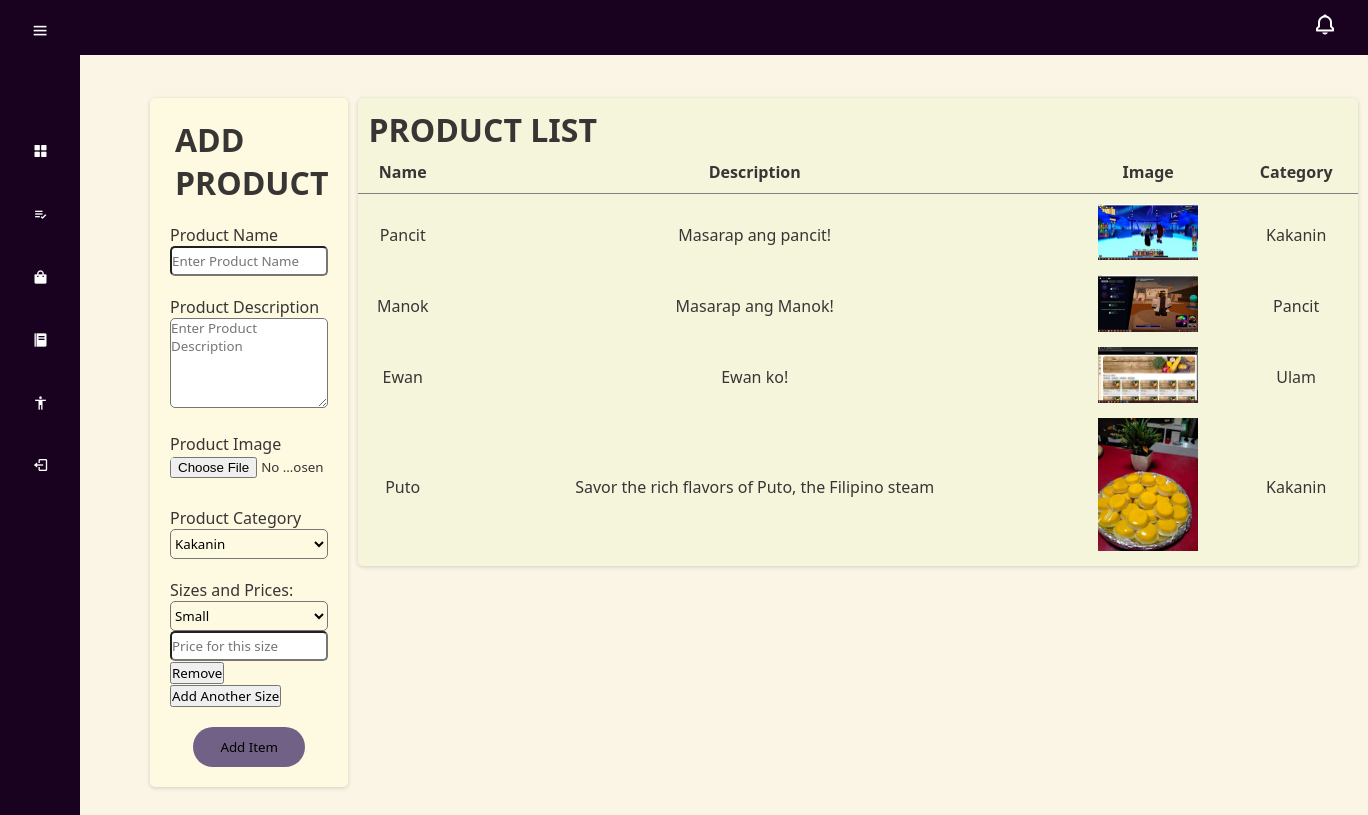
Before: /SAAD/product.php with the older database file.
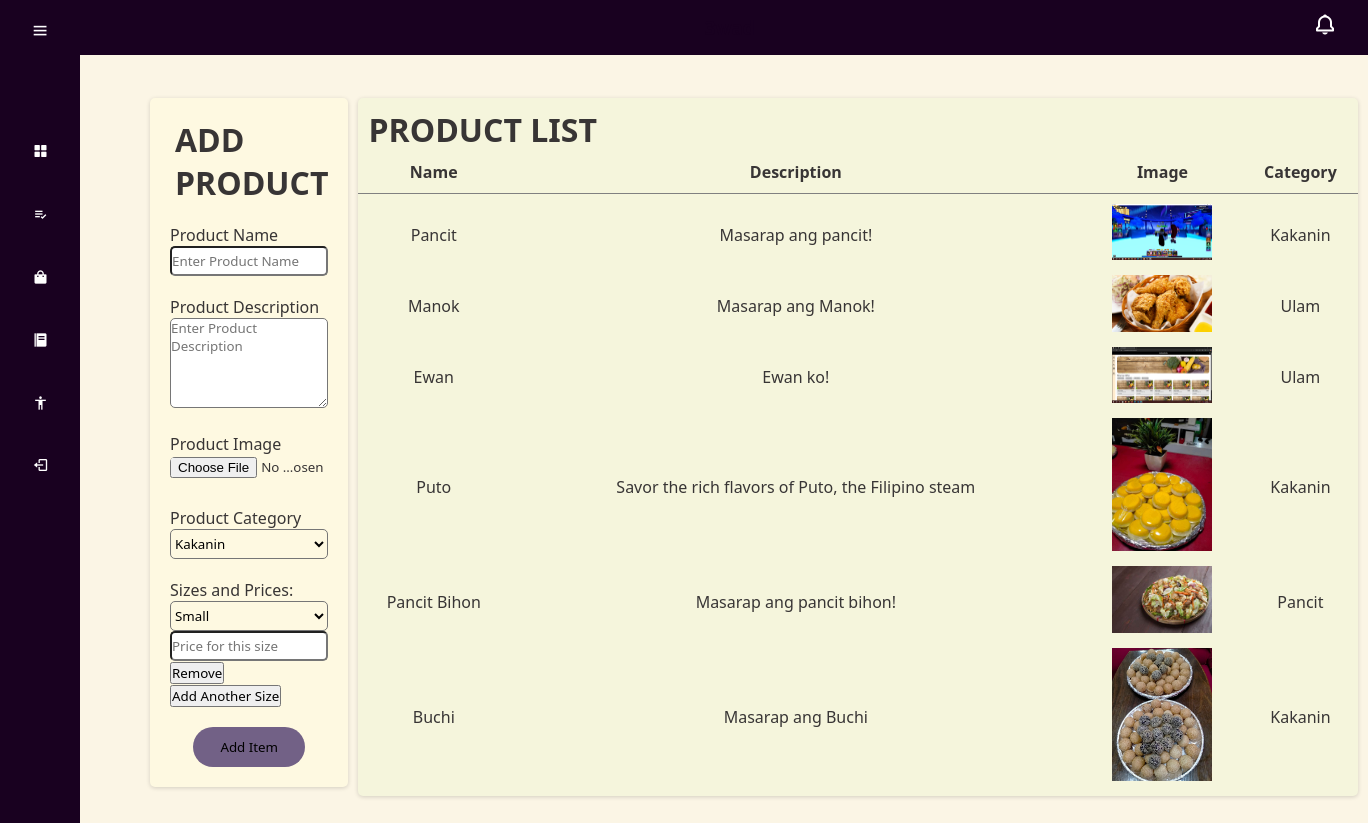
After: the same page with the newer database file.
### tables this page shows
CREATE TABLE `food` (
  `food_id` int(10) NOT NULL,
  `Name` varchar(20) NOT NULL,
  `Description` varchar(50) NOT NULL,
  `Image` varchar(50) NOT NULL,
  `category_id` int(11) DEFAULT NULL
);

CREATE TABLE `category` (
  `category_id` int(11) NOT NULL,
  `category_name` varchar(255) NOT NULL
);

### SAAD/product.php (the view, shortened to what this page needs)
<?php
include('connection.php');
?>
<!DOCTYPE html>
<html lang="en">
<head>
    <link rel="stylesheet" type="text/css" href="css/admin.css">
    <link href='https://unpkg.com/boxicons@2.1.4/css/boxicons.min.css' rel='stylesheet'>
</head>
<body>
    <label for="bell" class="label-bell"><i class="bx bx-bell"></i></label>
    <h3 class="head-t" type="hidden">3wad</h3>
    <div class="sidebar">
        <div class="top">
            <i class="bx bx-menu" id="btn"></i>
        </div>
        <div class="user">
            <div>
                <div>
                </div>
            </div>
        </div>
        <ul>
            <li>
                <a href="#">
                    <i class="bx bxs-grid-alt"></i>
                </a>
            </li>
            <li>
                <a href="#">
                    <i class="bx bx-list-check"></i>
                </a>
            </li>
            <li>
                <a href="#">
                    <i class="bx bxs-shopping-bag"></i>
                </a>
            </li>
            <li>
                <a href="#">
                    <i class="bx bxs-food-menu"></i>
                </a>
            </li>
            <li>
                <a href="#">
                    <i class="bx bx-body"></i>
                </a>
            </li>
            <li>
                <a href="login.php">
                    <i class="bx bx-log-out"></i>
                </a>
            </li>
        </ul>
    </div>
    <div class="product-container">
        <form id="product-form" action="<?php echo htmlspecialchars($_SERVER["PHP_SELF"]); ?>" method="post" enctype="multipart/form-data">
            <div class="product-box">
                <div class="product-header">
                    <h1 class="product-title" id="form-title">ADD PRODUCT</h1>
                </div>
                <div class="edit-product">
                    <label for="name">Product Name</label>
                    <input type="text" id="name" name="name" placeholder="Enter Product Name" required>
                </div>
                <div class="edit-product">
                    <label for="description">Product Description</label>
                    <textarea id="description" name="description" placeholder="Enter Product Description" required></textarea>
                </div>
                <div class="edit-product">
                    <label for="image">Product Image</label>
                    <input type="file" id="image" name="image">
                </div>
                <div class="edit-product">
                    <label for="category">Product Category</label>
                    <select name="category" id="category" required>
                        <?php
                        $category_sql = "SELECT category_name FROM category";
                        $category_result = $conn->query($category_sql);
                        while ($category_row = $category_result->fetch_assoc()) {
                            echo "<option value='" . $category_row['category_name'] . "'>" . $category_row['category_name'] . "</option>";
                        }
                        ?>
                    </select>
                </div>
                <div class="edit-product">
                    <label>Sizes and Prices:</label>
                    <div id="size-pricing">
                        <div class="size-group">
                            <select name="sizes[]" required>
                                <?php
                                $size_query = "SELECT size_id, size_name FROM size";
                                $result = $conn->query($size_query);
                                if ($result->num_rows > 0) {
                                    while ($row = $result->fetch_assoc()) {
                                        echo "<option value='" . $row['size_id'] . "'>" . $row['size_name'] . "</option>";
                                    }
                                } else {
                                    echo "<option value=''>No sizes available</option>";
                                }
                                ?>
                            </select>
                            <input type="text" name="prices[]" placeholder="Price for this size" required>
                            <button type="button" onclick="removeSize(this)">Remove</button>
                        </div>
                        <button type="button" onclick="addSize()">Add Another Size</button>
                    </div>
                </div>
                <div class="submit">
                    <input type="submit" id="form-submit" value="Add Item">
                </div>
            </div>
        </form>
        <div class="products">
            <div class="header-container">
                <h1 class="title-container">PRODUCT LIST</h1>
            </div>
            <div class="product-list">
                <?php
                include('connection.php');
                $sql = "SELECT f.food_id, f.name AS food_name, f.description, f.image, c.category_name
                FROM food f
                LEFT JOIN category c ON f.category_id = c.category_id";
                $result = $conn->query($sql);
                if ($result->num_rows > 0) {
                    echo "<table class='table-header'>
                            <tr class='row-header'>
                                <th>Name</th>
                                <th>Description</th>
                                <th>Image</th>
                                <th>Category</th>
                            </tr>";
                    while ($row = $result->fetch_assoc()) {
                        $food_id = $row['food_id'];
                        echo "<tr class='food-row' data-food-id='$food_id'>
                                <td>" . htmlspecialchars($row['food_name']) . "</td>
                                <td>" . htmlspecialchars($row['description']) . "</td>
                                <td><img src='" . htmlspecialchars($row['image']) . "' alt='Product Image' width='100'></td>
                                <td>" . htmlspecialchars($row['category_name'] ?: 'Uncategorized') . "</td>
                            </tr>";
                            }
                            echo "</table>";
                } else {
                    echo "<p>No products available.</p>";
                }
                ?>
            </div>
        </div>
    </div>
</body>
</html>

### SAAD/css/admin.css (style rules this page uses)
* { margin: 0; padding: 0; box-sizing: border-box; font-family: 'Segoe UI', Tahoma, Geneva, Verdana, sans-serif; }
body { width: 100%; height: auto; color:rgb(56, 53, 53); background-color: #FBF5E5; font-family: sans-serif; }
.label-bell { position: fixed; top: 15px; right: 35px; z-index: 4; cursor: pointer; transform: scale(1.5); color: white; }
.head-t { position: fixed; background-color: #190120; color:#190120; width: 95%; text-align: center; padding: 15px 0px 15px 0px; top: 0; z-index: 1; left: 0; right: 0; margin-left: 80px; }
.sidebar { position: fixed; top: 0; left: 0; height: 100%; width: 80px; background: #190120; padding: 0.4rem 0.8rem; transition: all 0.5s ease; z-index: 2; }
.sidebar #btn { position: absolute; color: white; top: .4rem; left: 50%; font-size: 1.2rem; line-height: 50px; transform: translateX(-50%); cursor: pointer; }
.user { display: flex; align-items: center; margin: 1rem 0; }
.sidebar ul li { position: relative; list-style-type: none; height: 50px; width: 90%; margin: 0.8rem auto; line-height: 50px; }
.sidebar ul li a { color: white; display: flex; align-items: center; text-decoration: none; border-radius: 0.8rem; }
.sidebar ul li a i { min-width: 50px; text-align: center; height: 50px; border-radius: 12px; line-height: 50px; }
.product-container { display: flex; margin: 80px 100px; }
.product-box { flex: 1; margin-left: 50px; box-shadow: rgb(0, 0, 0, 0.16) 0px 1px 4px; border-radius: 5px; background-color: #FEF9E1; height: max-content; }
.product-header { display: flex; margin-left: 25px; }
.product-header .product-title { display: flex; margin-top: 20px; margin-right: 20px; }
.edit-product { margin: 20px 20px 20px 20px; }
.edit-product input { border-radius: 5px; width: 100%; height: 30px; }
.edit-product textarea { border-radius: 5px; width: 100%; height: 90px; }
.edit-product select { border-radius: 5px; height: 30px; width: 100%; background-color: transparent; }
input[type="submit"] { display: block; margin: 0 auto; font-weight: 300px; width: 7rem; height: 3em; cursor: pointer; border: 1px solid; border: none; border-radius: 20px; color: rgb(0, 0, 0); background-color: rgb(114, 97, 134); margin-bottom: 20px; }
.submit { display: flex; }
.products { flex: 2; margin-left: 10px; background-color: beige; box-shadow: rgb(0, 0, 0, 0.16) 0px 1px 4px; border-radius: 5px; height: max-content; }
.header-container { display: flex; justify-content: space-between; align-items: center; padding: 10px; }
.product-list { display: flex; justify-content: center; align-items: center; }
.table-header { width: 1000px; height: 100%; border-collapse: collapse; margin-bottom: 10px; }
.row-header { border-bottom: 1px solid gray; margin-bottom: 10px; }
.row-header th { padding-bottom: 10px; }
.table-header td { text-align: center; padding-top: 10px; }

Changed rows visible on the page:
changed food "Manok": Image: a different picture; category.category_name "Pancit" → "Ulam"
added food: Name "Pancit Bihon", Description "Masarap ang pancit bihon!", Image (picture), category.category_name "Pancit"
added food: Name "Buchi", Description "Masarap ang Buchi", Image (picture), category.category_name "Kakanin"
